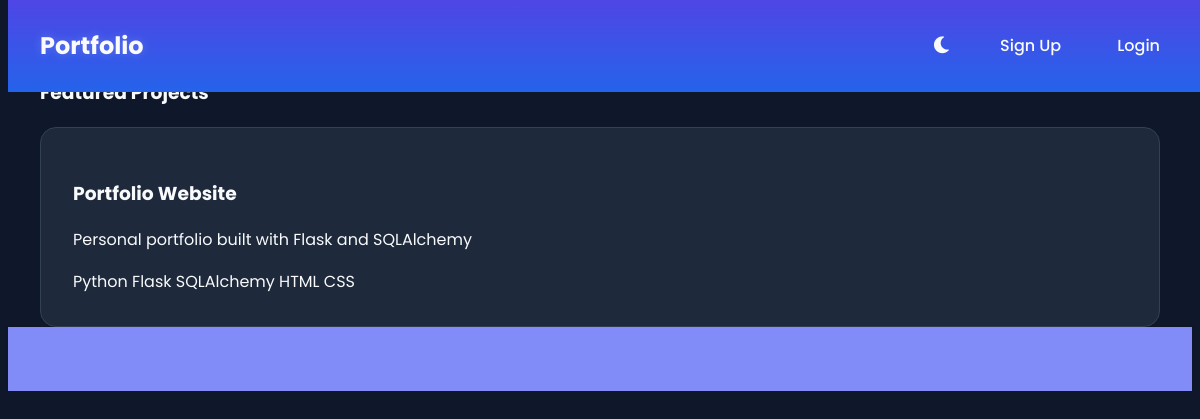
The app's page /projects with its own data.
### app.py (models this page shows, shortened)
class Project(db.Model):
    id = db.Column(db.Integer, primary_key=True)
    title = db.Column(db.String(100), nullable=False)
    description = db.Column(db.Text)
    image_url = db.Column(db.String(200))
    project_url = db.Column(db.String(200))
    github_url = db.Column(db.String(200))
    technologies = db.Column(db.String(200))
    completion_date = db.Column(db.DateTime, default=datetime.utcnow)
    featured = db.Column(db.Boolean, default=False)
    student_id = db.Column(db.Integer, db.ForeignKey('student.id'), nullable=False)

### app.py (the view)
@app.route('/projects')
def projects():
    try:
        if current_user.is_authenticated:
            projects = current_user.projects
        else:
            admin = Student.query.filter_by(username='admin').first()
            projects = admin.projects if admin else []
        featured_projects = sorted([p for p in projects if p.featured],
                                 key=lambda x: x.completion_date, reverse=True)
        regular_projects = sorted([p for p in projects if not p.featured],
                                key=lambda x: x.completion_date, reverse=True)
        return render_template('projects.html',
                             featured_projects=featured_projects,
                             regular_projects=regular_projects)
    except Exception as e:
        print(f"Error loading projects: {str(e)}")
        flash('Error loading projects', 'error')
        return redirect(url_for('home'))

### templates/projects.html (shortened to what this page needs)
{% extends "base.html" %}
{% block content %}
<div class="container">
    <div class="projects-header">
        <h2 class="gradient-text">Projects</h2>
    </div>
    {% if featured_projects %}
    <section class="featured-projects">
        <h3>Featured Projects</h3>
        <div class="projects-grid">
            {% for project in featured_projects %}
            <div class="project-card card" data-id="{{ project.id }}">
                {% include '_project_card.html' %}
            </div>
            {% endfor %}
        </div>
    </section>
    {% endif %}
</div>
{% endblock %}

### templates/_project_card.html (shortened to what this page needs)
<h3>{{ project.title }}</h3>
<p class="project-description">{{ project.description }}</p>
{% if project.technologies %}
<div class="technologies">
    {% for tech in project.technologies.split(',') %}
    <span class="tech-tag">{{ tech.strip() }}</span>
    {% endfor %}
</div>
{% endif %}

### templates/base.html (style rules this page uses)
:root[data-theme="dark"] { --primary-color: #818cf8; --secondary-color: #6366f1; --accent-color: #4f46e5; --background-color: #0f172a; --card-bg: #1e293b; --text-color: #f8fafc; --text-muted: #cbd5e1; --border-color: #334155; --gradient-start: #4f46e5; --gradient-end: #2563eb; --hover-color: #6366f1; --shadow-color: rgba(0, 0, 0, 0.3); }
body { font-family: 'Poppins', sans-serif; line-height: 1.6; color: var(--text-color); background-color: var(--background-color); transition: all 0.3s ease; }
.container { max-width: 1400px; margin: 0 auto; padding: 0 2rem; }
.card { background: var(--secondary-color); border-radius: 1rem; padding: 2rem; box-shadow: var(--card-shadow); transition: all 0.3s ease; color: var(--text-color); background: var(--card-bg); border: 1px solid var(--border-color); }
.gradient-text { background: linear-gradient(135deg, var(--gradient-start), var(--gradient-end)); -webkit-background-clip: text; -webkit-text-fill-color: transparent; }

### records on screen
Project: title "Portfolio Website", description "Personal portfolio built with Flask and SQLAlchemy", strip "Python" "Flask" "SQLAlchemy" "HTML" "CSS"
